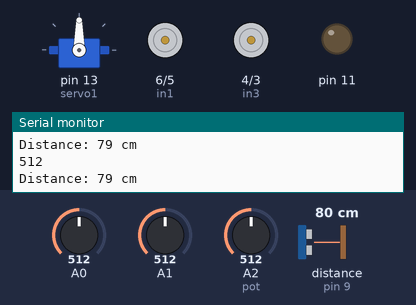
Bench run of a sketch on a simulated Arduino Uno, built with avr-gcc and run on an emulated ATmega328P. Parts: servo, motor-driver pin pairs drawn as motors (green arrow = first pin HIGH = forward, orange = second pin HIGH = backward, longer = more drive, scaled by the enable pin), output pins drawn as LEDs (lit = HIGH), the last lines printed to the serial monitor. Wiring (inferred from the names in the program): ultrasonic range finder: trigger pin 10; echo pin 9. The inputs (shaded band) are chosen by the test bench; at power-on: distance to the obstacle (sensor on pin 9) 80 cm, A1 = 512, A2 (pot) = 512, A0 = 512. The echo pulse lasts 58.3 µs per cm; pins used as bus, display or sensor lines are not drawn.

Above: at 1.7 s.
1.8 s: distance to the obstacle (sensor on pin 9) set to 71 cm
3.3 s: distance to the obstacle (sensor on pin 9) set to 63 cm
At 4.6 s:
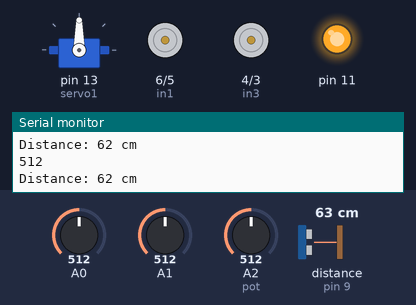
4.9 s: A1 set to 532
6.4 s: A1 set to 559
8.0 s: A2 (pot) set to 716
At 8.7 s:
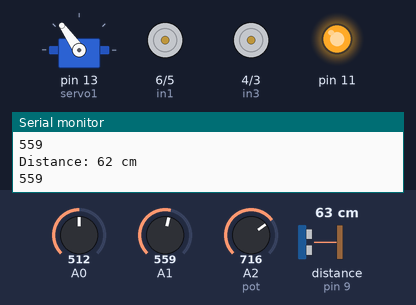
9.5 s: distance to the obstacle (sensor on pin 9) set to 68 cm
At 10.3 s:
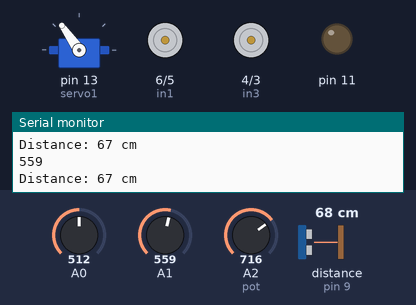
Timing chart, 0 to 12.0 s (numbered marks = the images above; inputs shaded):
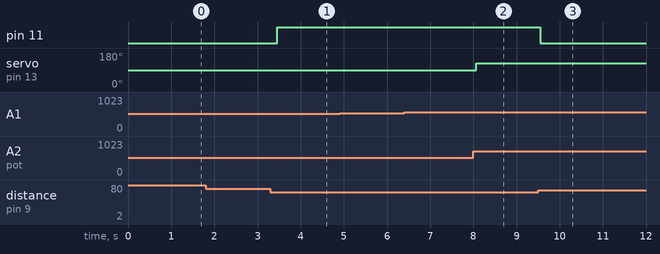

Measured:
- the behaviour switches between 67 and 66 cm on distance to the obstacle (sensor on pin 9) (found by bisection; images 0 and 1)
- after the input at 3.3 s, pin 11: LOW → HIGH after 0.16 s
- after the input at 8.0 s, servo on pin 13 (servo1): 90° → 125° after 0.07 s
- after the input at 9.5 s, pin 11: HIGH → LOW after 0.05 s

The sketch:

Arduino_Uno.ino
```cpp
#define echoPin 9
#define trigPin 10
long duration; // Variable to store time taken to the pulse to reach receiver
int distance; // Variable to store distance calculated using formula
//ultrasonic sensor

#include <Servo.h>
Servo servo1;
int pot = A2;
int valPot;
//Servo and Pot

#define enA 7
#define in1 6
#define in2 5

#define in3 4
#define in4 3
#define enB 2

int motorSpeedA = 0;
int motorSpeedB = 0;
//motor
void setup() {
  // put your setup code here, to run once:
    pinMode(enA, OUTPUT);
    pinMode(in1, OUTPUT);
    pinMode(in2, OUTPUT);
    pinMode(in3, OUTPUT);
    pinMode(in4, OUTPUT);
    pinMode(enB, OUTPUT);

    servo1.attach(13);

    pinMode(trigPin,OUTPUT); // Sets the trigPin as an OUTPUT
    pinMode(echoPin, INPUT); // Sets the echoPin as an INPUT
    pinMode(11,OUTPUT);
    // Serial Communication is starting with 9600 of
    // baudrate speed
    Serial.begin(9600);
    // The text to be printed in serial monitor
    Serial.println("Distance measurement using Arduino Uno.");
    delay(500);
}

void loop() {
  // put your main code here, to run repeatedly:
    digitalWrite(trigPin, LOW);
    delayMicroseconds(2); // wait for 2 ms to avoid
                          // collision in serial monitor

    digitalWrite(trigPin,HIGH); // turn on the Trigger to generate pulse
    delayMicroseconds(10); // keep the trigger "ON" for 10 ms to generate
             // pulse for 10 ms.

    digitalWrite(trigPin,LOW); // Turn off the pulse trigger to stop
                       // pulse generation

    // If pulse reached the receiver echoPin
    // become high Then pulseIn() returns the
    // time taken by the pulse to reach the
    // receiver

    duration = pulseIn(echoPin, HIGH);
    distance = duration * 0.0344 / 2; // Expression to calculate
                                 // distance using time

    Serial.print("Distance: ");
    Serial.print(distance); // Print the output in serial monitor
    Serial.println(" cm");
    if(distance<=65)
    {
    digitalWrite(11,HIGH);
    delay(200);
    }
    else
    {
      digitalWrite(11,LOW);
    delay(200);
    }
    //delay(500);


  int xAxis = analogRead(A0); // Read Joysticks X-axis
  int yAxis = analogRead(A1); // Read Joysticks Y-axis
  Serial.println(yAxis);
  // Y-axis used for forward and backward control
  if (yAxis < 470) {
    // Set Motor A backward
    digitalWrite(in1, HIGH);
    digitalWrite(in2, LOW);
    // Set Motor B backward
    digitalWrite(in3, HIGH);
    digitalWrite(in4, LOW);
    // Convert the declining Y-axis readings for going backward from 470 to 0 into 0 to 130 value for the PWM signal for increasing the motor speed
    motorSpeedA = map(yAxis, 470, 0, 0, 130);
    motorSpeedB = map(yAxis, 470, 0, 0, 130);
  }
  else if (yAxis > 550) {
    // Set Motor A forward
    digitalWrite(in1, LOW);
    digitalWrite(in2, HIGH);
    // Set Motor B forward
    digitalWrite(in3, LOW);
    digitalWrite(in4, HIGH);
    // Convert the increasing Y-axis readings for going forward from 550 to 1023 into 0 to 130 value for the PWM signal for increasing the motor speed
    motorSpeedA = map(yAxis, 550, 1023, 0, 130);
    motorSpeedB = map(yAxis, 550, 1023, 0, 130);
  }
  // If joystick stays in middle the motors are not moving
  else {
    motorSpeedA = 0;
    motorSpeedB = 0;
  }

  // X-axis used for left and right control
  if (xAxis < 470) {
    // Convert the declining X-axis readings from 470 to 0 into increasing 0 to 130 value
    int xMapped = map(xAxis, 470, 0, 0, 130);
    // Move to left - decrease left motor speed, increase right motor speed
    motorSpeedA = motorSpeedA - xMapped;
    motorSpeedB = motorSpeedB + xMapped;
    // Confine the range from 0 to 130
    if (motorSpeedA < 0) {
      motorSpeedA = 0;
    }
    if (motorSpeedB > 130) {
      motorSpeedB = 130;
    }
  }

  if (xAxis > 550) {
    // Convert the increasing X-axis readings from 550 to 1023 into 0 to 130 value
    int xMapped = map(xAxis, 550, 1023, 0, 130);
    // Move right - decrease right motor speed, increase left motor speed
    motorSpeedA = motorSpeedA + xMapped;
    motorSpeedB = motorSpeedB - xMapped;
    // Confine the range from 0 to 130
    if (motorSpeedA > 130) {
      motorSpeedA = 130;
    }
    if (motorSpeedB < 0) {
      motorSpeedB = 0;
    }
  }
  // Prevent buzzing at low speeds (Adjust according to your motors. My motors couldn't start moving if PWM value was below value of 70)
  if (motorSpeedA < 70) {
    motorSpeedA = 0;
  }
  if (motorSpeedB < 70) {
    motorSpeedB = 0;
  }
  analogWrite(enA, motorSpeedA); // Send PWM signal to motor A
  analogWrite(enB, motorSpeedB); // Send PWM signal to motor B


  valPot = analogRead(pot);
  valPot = map (valPot, 0, 1023, 0, 180);   //scale it to use it with the servo (value between 0 and 180)
  servo1.write(valPot);                      //set the servo position according to the scaled value
  delay(5);
}
```
